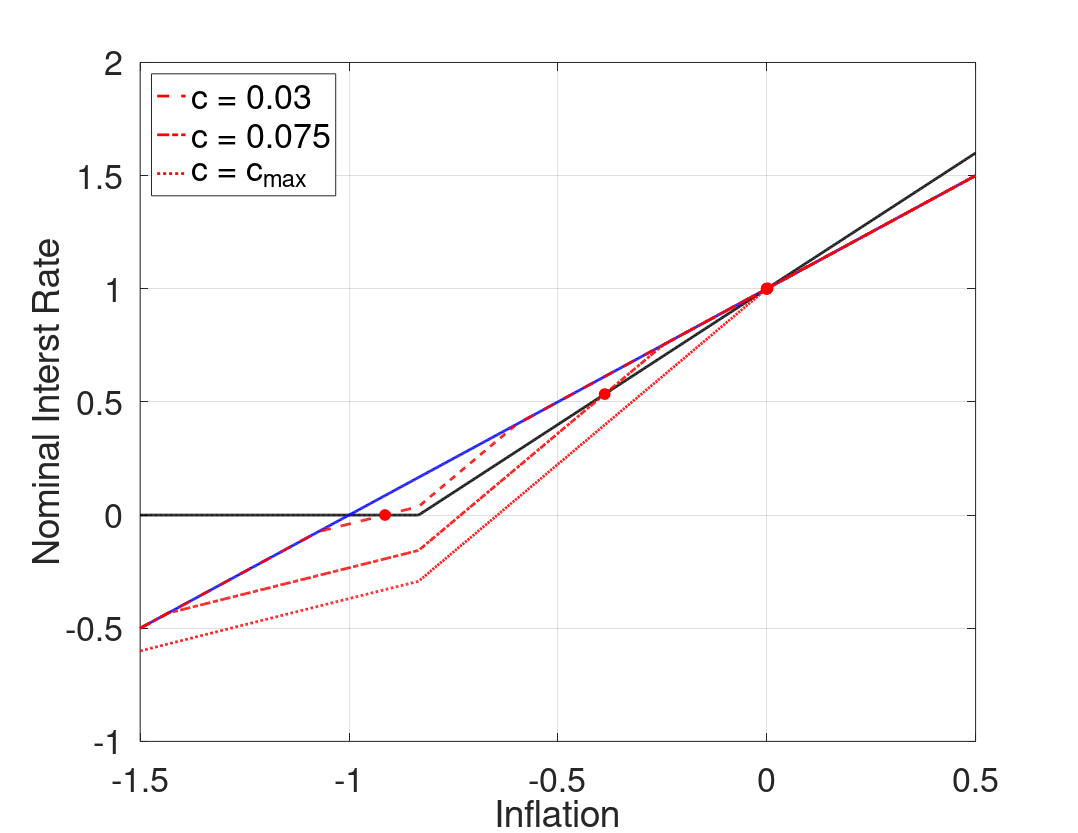

Recreate this plot in MATLAB.
%--------------------------------------------------------------------------
% File Name: RAFR_cSHOCK_cPHIpi_1dot2.m
% Author: Philip Coyle
% Date Created: 01/07/2019
% cd /mq/philipprojects/RA_Work/Taisuke_Nakata/Zero_Lower_Bound/DeflationaryRegime/RSSInflation/Codes/3state_iid_shock
% RAFR_cSHOCK_cPHIpi_1dot1
%--------------------------------------------------------------------------

clear all
close all
clc

%% Model Calibration
cBET = 1/1.0025;
cSIGMA = 1;
cKAPPA = 0.02;
cPHIpi = 1.2;
cRstar = 1/400;
p_m = 0.1; %Probability of being in the middle state 

% cPHIpi = 2/(p_m - cKAPPA*cSIGMA*(1-p_m) + 1);
cSHOCK_lb =((cRstar)*(cPHIpi - 1))/(cKAPPA*cPHIpi*cSIGMA);
cSHOCK_ub =((cRstar)*(cKAPPA*cPHIpi*cSIGMA + 1))/(cKAPPA*cPHIpi*cSIGMA);
cSHOCK_bound = -(2*(cRstar)*(cPHIpi - 1)*(cKAPPA*cPHIpi*cSIGMA + 1))/(cKAPPA*cPHIpi^2*cSIGMA*(cKAPPA*cSIGMA + 1)*(p_m - 1));
cSHOCK_grid = [0.03, 0.075 max([cSHOCK_lb,cSHOCK_ub,cSHOCK_bound])];

%% Housekeeping
% Set Grid Intervals
pi_m_low = -1.5/400;
pi_m_high = 0.5/400;
numgrid = 1001;
pi_m = linspace(pi_m_low,pi_m_high, numgrid)';

% Allocate Space
inx_ub = zeros(length(cSHOCK_grid),1);
pi_ub_zlb = zeros(length(cSHOCK_grid),1);
inx_lb = zeros(length(cSHOCK_grid),1);
pi_lb_zlb = zeros(length(cSHOCK_grid),1);
rafr = zeros(numgrid,length(cSHOCK_grid));


% Find max inflation that leads to ZLB binding
bound = -cRstar/cPHIpi;

inx_m = find(min(abs(pi_m - bound)) == abs(pi_m - bound));
% Find pi_m point where middle state interst rate binds
pi_m_zlb = pi_m(inx_m);

% Taylor Rule
tr = max(0,cRstar + cPHIpi*pi_m);

% 'Riskless' Fisher Relation
fr = pi_m + cRstar;

for j = 1:length(cSHOCK_grid)
    cSHOCK = cSHOCK_grid(j);
    %% Policy Functions from below (Assume middle state interst rate binds)
    % Low  High state inflation & expected inflation (as functions of middle state inflation)
    pi_l_b = pi_m - cKAPPA*cSIGMA*cSHOCK;
    pi_h_b = (pi_m - cKAPPA*cSIGMA*(cRstar - cSHOCK))/(1+cKAPPA*cSIGMA*cPHIpi);
    exp_pi_b = (1-p_m)/2*pi_l_b + p_m*pi_m + (1-p_m)/2*pi_h_b;

    % Low Middle and High state output & expected output (as functions of middle state inflation)
    y_m_b = (pi_m - cBET*exp_pi_b)/cKAPPA;
    y_l_b = y_m_b - cSIGMA*cSHOCK;
    y_h_b = y_m_b - cSIGMA*(cRstar + cPHIpi*pi_h_b - cSHOCK);
    exp_y_b = (1-p_m)/2*y_l_b + p_m*y_m_b + (1-p_m)/2*y_h_b;

    % Find pi_m point where high state interst rate binds
    inx_lb(j) = find(min(abs(pi_h_b - bound)) == abs(pi_h_b - bound));
    pi_lb_zlb(j) = pi_m(inx_lb(j));

    %% Policy Functions from above (Assume middle state interst rate does not bind)
    % Low  High state inflation & expected inflation (as functions of middle state inflation)
    pi_l_a = pi_m*(1+cKAPPA*cSIGMA*cPHIpi) + cKAPPA*cSIGMA*(cRstar - cSHOCK);
    pi_h_a = pi_m + (cKAPPA*cSIGMA*cSHOCK)/(1+cKAPPA*cSIGMA*cPHIpi);
    exp_pi_a = (1-p_m)/2*pi_l_a + p_m*pi_m + (1-p_m)/2*pi_h_a;

    % Low Middle and High state output & expected output (as functions of middle state inflation)
    y_m_a = (pi_m - cBET*exp_pi_a)/cKAPPA;
    y_l_a = y_m_a + cSIGMA*(cPHIpi*pi_m + cRstar - cSHOCK);
    y_h_a = y_m_a + cSIGMA*(cPHIpi*(pi_m - pi_h_a) + cSHOCK);
    exp_y_a = (1-p_m)/2*y_l_a + p_m*y_m_a + (1-p_m)/2*y_h_a;

    % Find pi_m point where low state interst rate binds
    inx_ub(j) = find(min(abs(pi_l_a - bound)) == abs(pi_l_a - bound));
    pi_ub_zlb(j) = pi_m(inx_ub(j));

    %% Define Risk Adjusted Fisher Relationship   
    for i = 1:numgrid
        if pi_m(i) < pi_lb_zlb(j) || pi_m(i) > pi_ub_zlb(j)
            rafr(i,j) = pi_m(i) + cRstar;
        elseif pi_m(i) <= pi_m_zlb
            rafr(i,j) = cRstar + pi_m(i) + (exp_pi_b(i) - pi_m(i)) + 1/cSIGMA*(exp_y_b(i) - y_m_b(i));
        elseif pi_m(i) <= pi_ub_zlb(j)
            rafr(i,j) = cRstar + pi_m(i) + (exp_pi_a(i) - pi_m(i)) + 1/cSIGMA*(exp_y_a(i) - y_m_a(i));
        end
    end
end
        
%% Plotting
type = {'--','-.',':'};

fig(1) = figure(1);
grid on
box on
hold on
plot(400*pi_m, 400*tr,'Color','k','LineWidth',2);
plot(400*pi_m, 400*fr,'Color','b','LineWidth',2);
for j = 1:length(cSHOCK_grid)
    [~,inx] = sort(abs(tr - rafr(:,j)));
    RSS = inx(1:2);    
    h(j) = plot(400*pi_m, 400*rafr(:,j),'Color','r','LineStyle',type{j},'LineWidth',2);
    p1 = plot(400*pi_m(RSS(1)),400*rafr(RSS(1),j));
    p2 = plot(400*pi_m(RSS(2)),400*rafr(RSS(2),j));
    set([p1 p2],'Marker','o','MarkerEdgeColor','r','MarkerFaceColor', 'r','MarkerSize',8)
end

xlabel('Inflation','FontSize',16)
ylabel('Nominal Interst Rate','FontSize',16)
set(gca,'Xlim',[400*pi_m(1), 400*pi_m(end)],'Ylim',[-1, 2],'FontSize',25)
% set(gca,'Xlim',[400*pi_m(1), 400*pi_m(end)],'Ylim',[-0.5, 1.5],'FontSize',25)
L = legend([h(1) h(2) h(3)],'c = 0.03','c = 0.075','c = c_{max}');
set(L,'Location','NorthWest','Fontsize',25)

set(fig(1),'PaperOrientation','Landscape');
set(fig(1),'PaperPosition',[0 0 11 8.5]);
print(fig(1),'-depsc','RAFR_cPHIpi_1dot2.eps');
